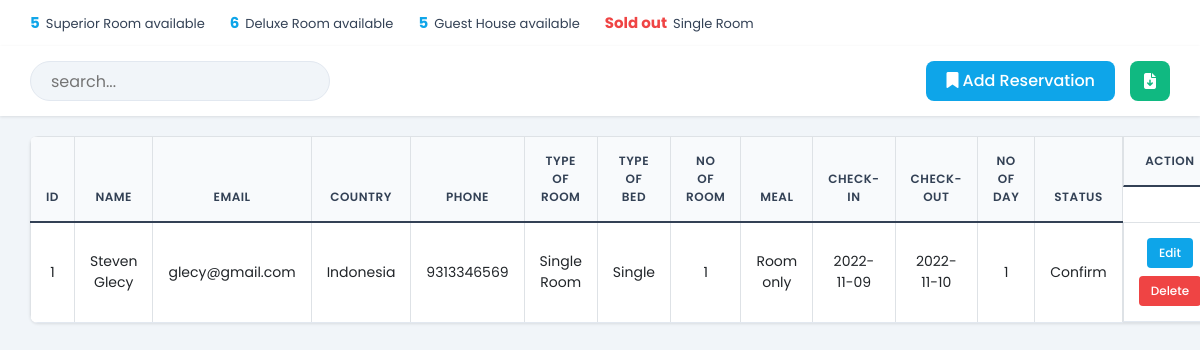
Page /admin/roombook.php (signed in) on the committed database.
### tables this page shows
CREATE TABLE `roombook` (
  `id` int(10) NOT NULL AUTO_INCREMENT,
  `Name` varchar(50) NOT NULL,
  `Email` varchar(50) NOT NULL,
  `Country` varchar(30) NOT NULL,
  `Phone` varchar(30) NOT NULL,
  `RoomType` varchar(30) NOT NULL,
  `Bed` varchar(30) NOT NULL,
  `Meal` varchar(30) NOT NULL,
  `NoofRoom` varchar(30) NOT NULL,
  `cin` date NOT NULL,
  `cout` date NOT NULL,
  `nodays` int(50) NOT NULL,
  `stat` varchar(30) NOT NULL,
  `room_id` int(30) DEFAULT NULL,
  PRIMARY KEY (`id`),
  KEY `fk_roombook_room` (`room_id`),
  CONSTRAINT `fk_roombook_room` FOREIGN KEY (`room_id`) REFERENCES `room` (`id`) ON DELETE SET NULL ON UPDATE CASCADE
);

### admin/roombook.php (the view, shortened to what this page needs)
<?php
require 'auth.php';
?>
<!DOCTYPE html>
<html lang="en">
<head>
    <link href="https://cdn.jsdelivr.net/npm/bootstrap@5.0.2/dist/css/bootstrap.min.css" rel="stylesheet">
    <link rel="stylesheet" href="https://cdnjs.cloudflare.com/ajax/libs/font-awesome/6.2.0/css/all.min.css" />
    <link rel="stylesheet" href="./css/roombook.css">
</head>
<body class="has-summary">
        <?php
        $roomTypes = ['Superior Room', 'Deluxe Room', 'Guest House', 'Single Room'];
        $roomTotals = array_fill_keys($roomTypes, 0);
        $bookedTotals = array_fill_keys($roomTypes, 0);
        $rre = mysqli_query($conn, "SELECT type FROM room");
        while ($rrow = mysqli_fetch_assoc($rre)) {
            if (isset($roomTotals[$rrow['type']])) {
                $roomTotals[$rrow['type']]++;
            }
        }
        $cre = mysqli_query($conn, "SELECT RoomType FROM payment");
        while ($crow = mysqli_fetch_assoc($cre)) {
            if (isset($bookedTotals[$crow['RoomType']])) {
                $bookedTotals[$crow['RoomType']]++;
            }
        }
        $availability = [];
        foreach ($roomTypes as $type) {
            $availability[$type] = max(0, $roomTotals[$type] - $bookedTotals[$type]);
        }
        ?>
    <div class="roomsummary">
        <?php foreach ($availability as $type => $available): ?>
            <div class="stat">
                <strong<?php echo $available === 0 ? ' style="color: var(--danger-color);"' : ''; ?>>
                    <?php echo $available === 0 ? 'Sold out' : $available; ?>
                </strong>
                <?php echo htmlspecialchars($type); ?><?php echo $available === 0 ? '' : ' available'; ?>
            </div>
        <?php endforeach; ?>
    </div>
    <div class="searchsection">
        <input type="text" name="search_bar" id="search_bar" placeholder="search..." onkeyup="searchFun()">
        <div class="action-buttons">
            <button class="adduser" id="adduser" onclick="adduseropen()"><i class="fa-solid fa-bookmark"></i> Add Reservation</button>
            <form action="./exportdata.php" method="post">
                <button class="exportexcel" id="exportexcel" name="exportexcel" type="submit" title="Export to Excel"><i class="fa-solid fa-file-arrow-down"></i></button>
            </form>
        </div>
    </div>
    <div class="roombooktable">
        <?php
            $roombooktablesql = "SELECT * FROM roombook";
            $roombookresult = mysqli_query($conn, $roombooktablesql);
        ?>
        <table class="table table-bordered" id="table-data">
            <thead>
                <tr>
                    <th scope="col">Id</th>
                    <th scope="col">Name</th>
                    <th scope="col">Email</th>
                    <th scope="col">Country</th>
                    <th scope="col">Phone</th>
                    <th scope="col">Type of Room</th>
                    <th scope="col">Type of Bed</th>
                    <th scope="col">No of Room</th>
                    <th scope="col">Meal</th>
                    <th scope="col">Check-In</th>
                    <th scope="col">Check-Out</th>
                    <th scope="col">No of Day</th>
                    <th scope="col">Status</th>
                    <th scope="col" class="action">Action</th>
                </tr>
            </thead>
            <tbody>
            <?php
            while ($res = mysqli_fetch_array($roombookresult)) {
            ?>
                <tr>
                    <td><?php echo htmlspecialchars($res['id']) ?></td>
                    <td><?php echo htmlspecialchars($res['Name']) ?></td>
                    <td><?php echo htmlspecialchars($res['Email']) ?></td>
                    <td><?php echo htmlspecialchars($res['Country']) ?></td>
                    <td><?php echo htmlspecialchars($res['Phone']) ?></td>
                    <td><?php echo htmlspecialchars($res['RoomType']) ?></td>
                    <td><?php echo htmlspecialchars($res['Bed']) ?></td>
                    <td><?php echo htmlspecialchars($res['NoofRoom']) ?></td>
                    <td><?php echo htmlspecialchars($res['Meal']) ?></td>
                    <td><?php echo htmlspecialchars($res['cin']) ?></td>
                    <td><?php echo htmlspecialchars($res['cout']) ?></td>
                    <td><?php echo htmlspecialchars($res['nodays']) ?></td>
                    <td><?php echo htmlspecialchars($res['stat']) ?></td>
                    <td class="action">
                        <a href="roombookedit.php?id=<?php echo urlencode($res['id']) ?>"><button class="btn btn-primary">Edit</button></a>
                        <a href="roombookdelete.php?id=<?php echo urlencode($res['id']) ?>"><button class='btn btn-danger'>Delete</button></a>
                    </td>
                </tr>
            <?php
            }
            ?>
            </tbody>
        </table>
    </div>
</body>
</html>

### admin/css/roombook.css (style rules this page uses)
:root { --primary-color: #0ea5e9; --primary-hover: #0284c7; --success-color: #10b981; --danger-color: #ef4444; --bg-color: #f1f5f9; --card-bg: #ffffff; --text-color: #334155; --border-color: #e2e8f0; --shadow-sm: 0 1px 3px rgba(0,0,0,0.1); --radius: 8px; }
* { box-sizing: border-box; }
body { background-color: var(--bg-color); font-family: 'Poppins', sans-serif; color: var(--text-color); margin: 0; padding: 0; overflow-x: hidden; }
.roomsummary { position: fixed; top: 0; left: 0; width: 100%; background-color: var(--card-bg); border-bottom: 1px solid var(--border-color); display: flex; gap: 25px; padding: 12px 30px; z-index: 490; flex-wrap: wrap; }
.roomsummary .stat { display: flex; align-items: baseline; gap: 6px; font-size: 13px; color: var(--text-muted); }
.roomsummary .stat strong { font-size: 15px; color: var(--primary-color); }
.searchsection { height: 70px; width: 100%; display: flex; justify-content: space-between; align-items: center; background-color: var(--card-bg); padding: 0 30px; box-shadow: var(--shadow-sm); position: fixed; top: 0; z-index: 500; }
body.has-summary .searchsection { top: 46px; }
body.has-summary .roombooktable { margin-top: 136px; }
.action-buttons { display: flex; align-items: center; gap: 12px; }
#search_bar { height: 40px; width: 300px; border: 1px solid var(--border-color); background-color: var(--bg-color); padding-left: 20px; border-radius: 20px; outline: none; transition: all 0.3s; }
.searchsection .action-buttons { display: flex; gap: 15px; }
#adduser { height: 40px; background-color: var(--primary-color); color: white; border: none; border-radius: var(--radius); padding: 0 20px; font-weight: 500; cursor: pointer; transition: 0.3s; }
.exportexcel { height: 40px; width: 40px; background-color: var(--success-color); color: white; border: none; border-radius: var(--radius); cursor: pointer; transition: 0.3s; display: flex; align-items: center; justify-content: center; }
.roombooktable { margin-top: 90px; padding: 0 30px 30px 30px; width: 100%; overflow-x: auto; }
.table { background-color: var(--card-bg); border-radius: var(--radius); overflow: hidden; box-shadow: var(--shadow-sm); border-collapse: collapse; width: 100%; }
.table thead th { background-color: #f8fafc; color: var(--text-color); font-weight: 600; text-transform: uppercase; font-size: 12px; letter-spacing: 0.5px; padding: 15px; border-bottom: 2px solid var(--border-color); text-align: center; }
.table tbody td { padding: 15px; border-bottom: 1px solid var(--border-color); text-align: center; vertical-align: middle; font-size: 14px; }
.action { display: flex; justify-content: center; gap: 8px; flex-wrap: wrap; }
.action button { border: none; border-radius: 4px; padding: 6px 12px; font-size: 12px; font-weight: 500; cursor: pointer; transition: 0.2s; color: white; }
.action .btn-primary { background-color: var(--primary-color); }
.action .btn-danger { background-color: var(--danger-color); }

### rows in the picture
roombook: id "1", Name "Steven Glecy", Email "glecy@gmail.com", Country "Indonesia", Phone "9313346569", RoomType "Single Room", Bed "Single", NoofRoom "1", Meal "Room only", cin "2022-11-09", cout "2022-11-10", nodays "1", stat "Confirm"

### other values in the picture
$available "5"
$type "Superior Room"
$available "6"
$type "Deluxe Room"
$type "Guest House"
$type "Single Room"
